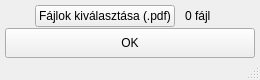
<?xml version="1.0" encoding="UTF-8"?>
<ui version="4.0">
 <class>MainWindow</class>
 <widget class="QMainWindow" name="MainWindow">
  <property name="enabled">
   <bool>true</bool>
  </property>
  <property name="geometry">
   <rect>
    <x>0</x>
    <y>0</y>
    <width>260</width>
    <height>80</height>
   </rect>
  </property>
  <property name="sizePolicy">
   <sizepolicy hsizetype="Fixed" vsizetype="Fixed">
    <horstretch>0</horstretch>
    <verstretch>0</verstretch>
   </sizepolicy>
  </property>
  <property name="minimumSize">
   <size>
    <width>260</width>
    <height>80</height>
   </size>
  </property>
  <property name="maximumSize">
   <size>
    <width>260</width>
    <height>80</height>
   </size>
  </property>
  <property name="focusPolicy">
   <enum>Qt::NoFocus</enum>
  </property>
  <property name="windowTitle">
   <string>PDFLinkifier</string>
  </property>
  <property name="tabShape">
   <enum>QTabWidget::Triangular</enum>
  </property>
  <widget class="QWidget" name="centralwidget">
   <property name="enabled">
    <bool>true</bool>
   </property>
   <layout class="QGridLayout" name="gridLayout">
    <property name="leftMargin">
     <number>0</number>
    </property>
    <property name="topMargin">
     <number>0</number>
    </property>
    <property name="rightMargin">
     <number>0</number>
    </property>
    <property name="bottomMargin">
     <number>0</number>
    </property>
    <property name="spacing">
     <number>0</number>
    </property>
    <item row="0" column="0">
     <layout class="QVBoxLayout" name="main_layout">
      <property name="spacing">
       <number>1</number>
      </property>
      <property name="leftMargin">
       <number>5</number>
      </property>
      <property name="topMargin">
       <number>5</number>
      </property>
      <property name="rightMargin">
       <number>5</number>
      </property>
      <property name="bottomMargin">
       <number>0</number>
      </property>
      <item>
       <layout class="QHBoxLayout" name="browse_layout">
        <property name="spacing">
         <number>10</number>
        </property>
        <item>
         <spacer name="horizontalSpacer">
          <property name="orientation">
           <enum>Qt::Horizontal</enum>
          </property>
          <property name="sizeType">
           <enum>QSizePolicy::Fixed</enum>
          </property>
          <property name="sizeHint" stdset="0">
           <size>
            <width>30</width>
            <height>20</height>
           </size>
          </property>
         </spacer>
        </item>
        <item alignment="Qt::AlignRight">
         <widget class="QPushButton" name="browse_button">
          <property name="sizePolicy">
           <sizepolicy hsizetype="Fixed" vsizetype="Fixed">
            <horstretch>0</horstretch>
            <verstretch>0</verstretch>
           </sizepolicy>
          </property>
          <property name="minimumSize">
           <size>
            <width>140</width>
            <height>0</height>
           </size>
          </property>
          <property name="maximumSize">
           <size>
            <width>140</width>
            <height>16777215</height>
           </size>
          </property>
          <property name="text">
           <string>Fájlok kiválasztása (.pdf)</string>
          </property>
         </widget>
        </item>
        <item alignment="Qt::AlignLeft">
         <widget class="QLabel" name="browsed_filename_label">
          <property name="sizePolicy">
           <sizepolicy hsizetype="Preferred" vsizetype="Preferred">
            <horstretch>0</horstretch>
            <verstretch>0</verstretch>
           </sizepolicy>
          </property>
          <property name="layoutDirection">
           <enum>Qt::LeftToRight</enum>
          </property>
          <property name="text">
           <string>0 fájl</string>
          </property>
         </widget>
        </item>
        <item>
         <spacer name="horizontalSpacer_2">
          <property name="orientation">
           <enum>Qt::Horizontal</enum>
          </property>
          <property name="sizeType">
           <enum>QSizePolicy::Fixed</enum>
          </property>
          <property name="sizeHint" stdset="0">
           <size>
            <width>30</width>
            <height>20</height>
           </size>
          </property>
         </spacer>
        </item>
       </layout>
      </item>
      <item>
       <widget class="QPushButton" name="ok_button">
        <property name="minimumSize">
         <size>
          <width>0</width>
          <height>30</height>
         </size>
        </property>
        <property name="focusPolicy">
         <enum>Qt::StrongFocus</enum>
        </property>
        <property name="styleSheet">
         <string notr="true"/>
        </property>
        <property name="text">
         <string>OK</string>
        </property>
       </widget>
      </item>
     </layout>
    </item>
   </layout>
  </widget>
  <widget class="QStatusBar" name="statusbar">
   <property name="font">
    <font>
     <pointsize>8</pointsize>
    </font>
   </property>
  </widget>
 </widget>
 <resources/>
 <connections/>
</ui>
